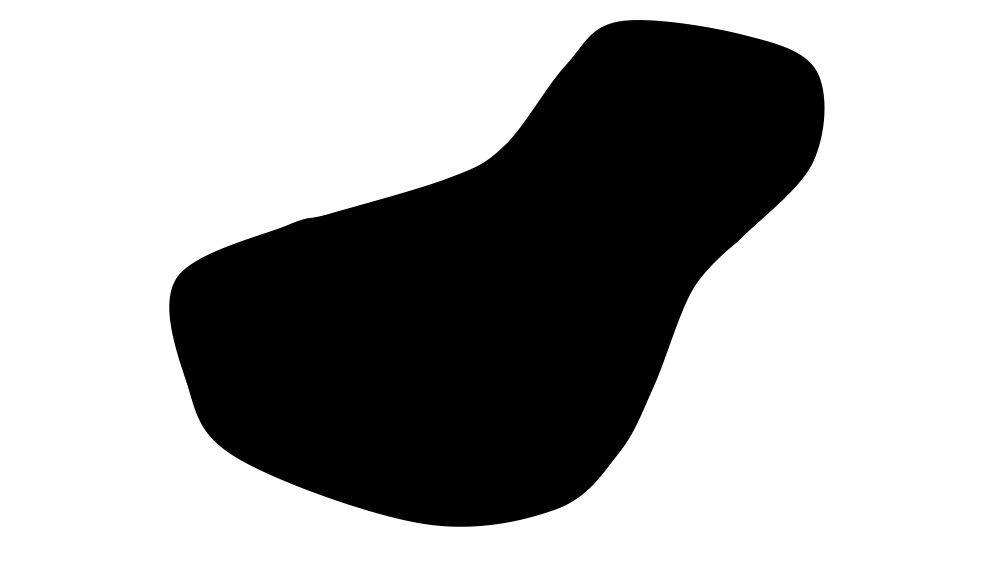
#> input picture images/figure1.png, 4000 x 2250 px, found by its file name (shown at 1/4 size)
$ python opencv_Moments.py
#> lines starting #> are read from the running program, lines starting #| are printed output that depends on the picture; after the words box and inside, x2 and y2 are one past the last pixel; in counts of white or black regions, pixels touching at a corner belong together; long printed decimals are rounded
import cv2
import numpy as np

# ---------------------------------------------------------------
# 1. Load image
# ---------------------------------------------------------------
# Read the image from disk (BGR format)
img = cv2.imread('images/figure1.png')
#> img is the input picture: shape (2250, 4000, 3); min 0, max 255, mean 168.8
assert img is not None, "Error: Image not found!"

# Resize image to a fixed size for consistency
img = cv2.resize(img, (640, 480))
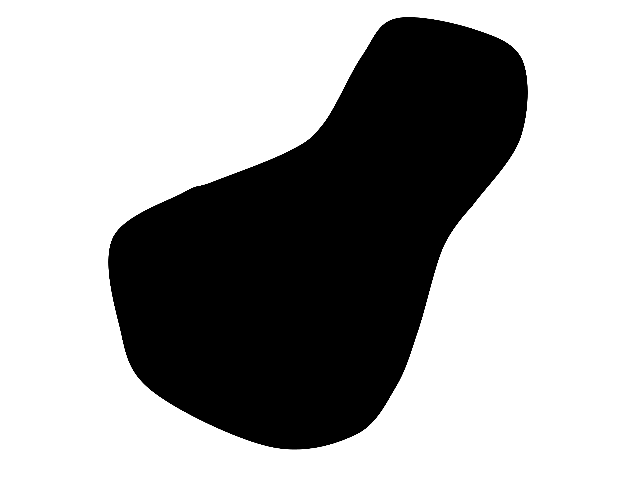
#> img: shape (480, 640, 3); min 0, max 255, mean 168.8


# ---------------------------------------------------------------
# 2. Convert to grayscale
# ---------------------------------------------------------------
# Moments are usually computed on binary or grayscale images
gray = cv2.cvtColor(img, cv2.COLOR_BGR2GRAY)


# ---------------------------------------------------------------
# 3. Binary thresholding
# ---------------------------------------------------------------
# Convert image to binary:
# - Objects become white (255)
# - Background becomes black (0)
# THRESH_BINARY_INV is used to detect dark shapes on light background
_, thresh = cv2.threshold(gray, 0, 255, cv2.THRESH_BINARY_INV)
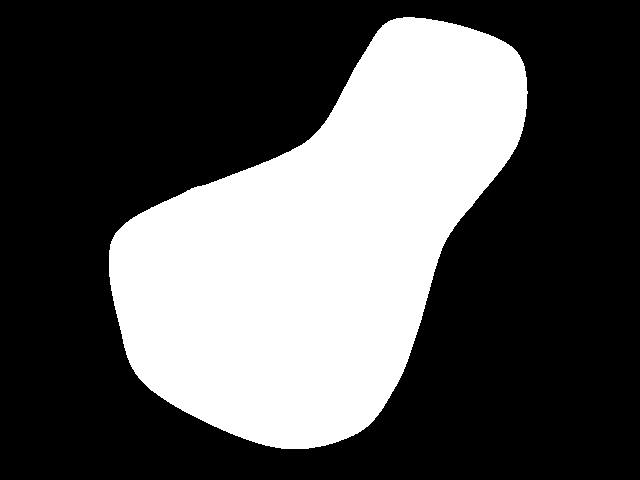
#> thresh: shape (480, 640); 33.7% white; 1 white region, box (x1, y1, x2, y2) and area: (109, 17, 528, 449) 103590


# ---------------------------------------------------------------
# 4. Compute raw spatial moments
# ---------------------------------------------------------------
# Moments describe the spatial distribution of white pixels
moments = cv2.moments(thresh)
#> moments = moments, m00 26415450, centre m10/m00, m01/m00 = (320.4, 244.8)


# ---------------------------------------------------------------
# 5. Compute centroid from moments
# ---------------------------------------------------------------
# Centroid formulas:
# cx = m10 / m00
# cy = m01 / m00
# m00 corresponds to the object area
if moments["m00"] != 0:
    cx = int(moments["m10"] / moments["m00"])
#> cx = 320
    cy = int(moments["m01"] / moments["m00"])
#> cy = 244
else:
    cx, cy = 0, 0  # Safety check (no object detected)


# ---------------------------------------------------------------
# 6. Draw centroid and reference axes
# ---------------------------------------------------------------
# Copy original image for visualization
img_with_centroid = img.copy()

# Draw centroid (red dot)
cv2.circle(img_with_centroid, (cx, cy), 5, (0, 0, 255), -1)
#> img_with_centroid: shape (480, 640, 3); 0.03% of pixels changed, all inside (x1, y1, x2, y2) = (315, 239, 326, 250)

# Draw reference lines to visualize centroid position
# Vertical line (Y-axis reference)
cv2.line(img_with_centroid, (cx, 0), (cx, cy), (255, 0, 0), 1)

# Horizontal line (X-axis reference)
cv2.line(img_with_centroid, (0, cy), (cx, cy), (255, 0, 0), 1)

# Label centroid coordinates
cv2.putText(
    img_with_centroid,
    f"Centroid: ({cx}, {cy})",
    (cx + 10, cy - 10),
    cv2.FONT_HERSHEY_SIMPLEX,
    0.5,
    (255, 0, 0),
    1
)
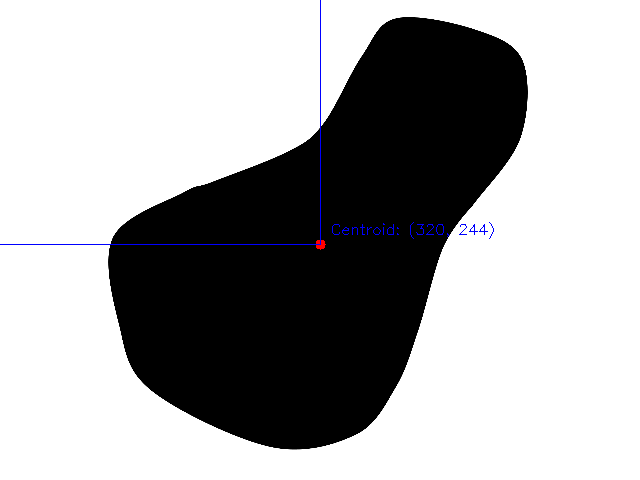
#> img_with_centroid: shape (480, 640, 3); mean B, G, R 169.2, 168.5, 168.5


# ---------------------------------------------------------------
# 7. Display moment values on the image
# ---------------------------------------------------------------
# Show key raw moments:
# - m00: area
# - m10, m01: used to compute centroid
info_x = 350
info_y = 430
line_spacing = 20

moment_texts = [
    f"m00 (Area): {moments['m00']:.2e}",
    f"m10: {moments['m10']:.2e}",
    f"m01: {moments['m01']:.2e}"
]
#> moment_texts = ['m00 (Area): 2.64e+07', 'm10: 8.46e+09', 'm01: 6.47e+09']

for i, text in enumerate(moment_texts):
    cv2.putText(
        img_with_centroid,
        text,
        (info_x, info_y + i * line_spacing),
        cv2.FONT_HERSHEY_SIMPLEX,
        0.5,
        (255, 0, 0),
        1
    )
#> this loop made 3 passes
#> text on passes 1 to 3: 'm00 (Area): 2.64e+07', 'm10: 8.46e+09', 'm01: 6.47e+09'
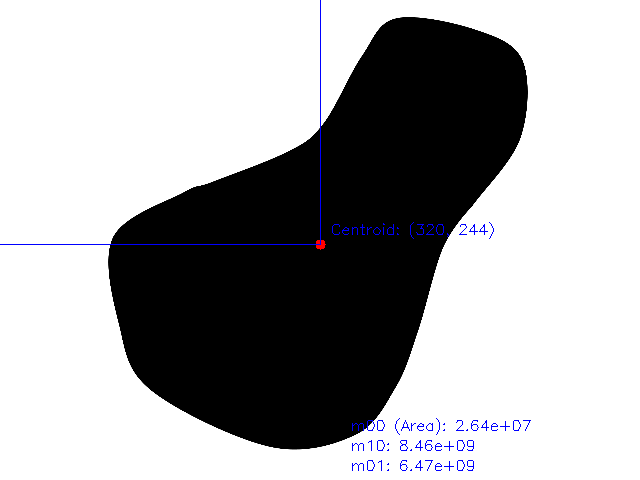
#> img_with_centroid: shape (480, 640, 3); 0.29% of pixels changed, all inside (x1, y1, x2, y2) = (352, 418, 531, 471)


# ---------------------------------------------------------------
# 8. Display results using OpenCV windows
# ---------------------------------------------------------------
cv2.imshow("Original Image + Centroid + Moments", img_with_centroid)
cv2.imshow("Thresholded Image", thresh)


# ---------------------------------------------------------------
# 9. Print moments to terminal (for inspection)
# ---------------------------------------------------------------
print("\n--- Raw Spatial Moments ---")
print(f"m00 (Area): {moments['m00']}")
#| m00 (Area): 26415450.0
print(f"m10: {moments['m10']}")
#| m10: 8462719935.0
print(f"m01: {moments['m01']}")
#| m01: 6467503290.0

print("\n--- Central Moments (Shape-related) ---")
print(f"mu20: {moments['mu20']}")
#| mu20: 272789434718.0189
print(f"mu02: {moments['mu02']}")
#| mu02: 300815870401.763
print(f"mu11: {moments['mu11']}")
#| mu11: -158674363925.1797


# ---------------------------------------------------------------
# 10. Wait and clean up
# ---------------------------------------------------------------
cv2.waitKey(0)
cv2.destroyAllWindows()

$ run again, with images/figure2.png copied over images/figure1.png
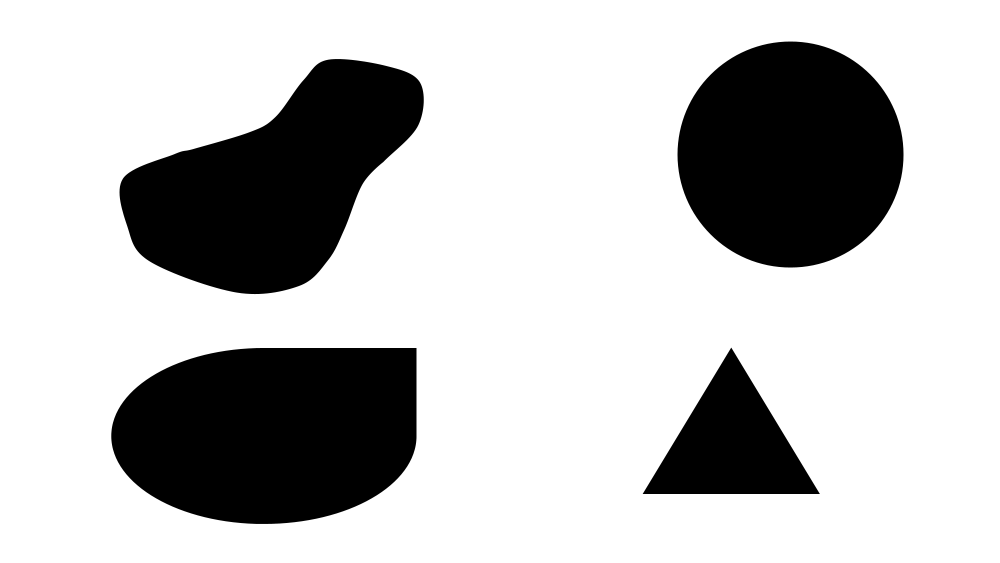
#> input picture images/figure2.png, 4000 x 2250 px, found by its file name (shown at 1/4 size)
#> img is the input picture: shape (2250, 4000, 3); min 0, max 255, mean 191.9
#> img: shape (480, 640, 3)
#> `_, thresh = cv2.threshold(gray, 0, 255, cv2.THRESH_BINARY_INV)`:
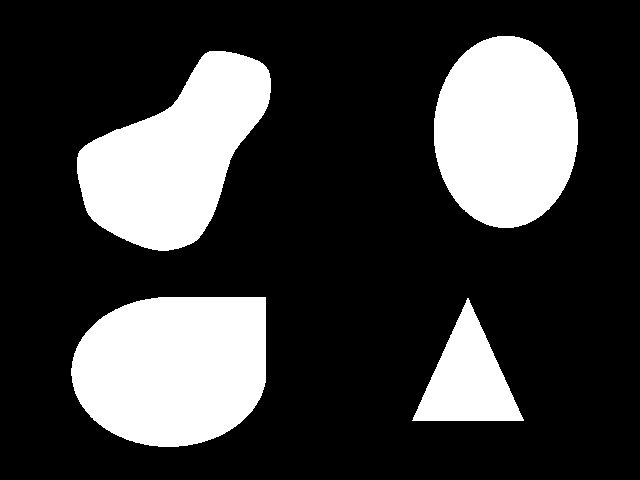
#> thresh: shape (480, 640); 24.6% white; 4 white regions, box (x1, y1, x2, y2) and area: (71, 297, 266, 447) 24488, (77, 51, 271, 251) 22238, (434, 36, 578, 228) 21798, (412, 298, 524, 421) 6967
#> moments = moments, m00 19250205, centre m10/m00, m01/m00 = (296.7, 238.1)
#> cx = 296
#> cy = 238
#> moment_texts = ['m00 (Area): 1.93e+07', 'm10: 5.71e+09', 'm01: 4.58e+09']
#> the loop `for i, text in enumerate(moment_texts):` made 3 passes
#> text on passes 1 to 3: 'm00 (Area): 1.93e+07', 'm10: 5.71e+09', 'm01: 4.58e+09'
#> after the loop `for i, text in enumerate(moment_texts):`:
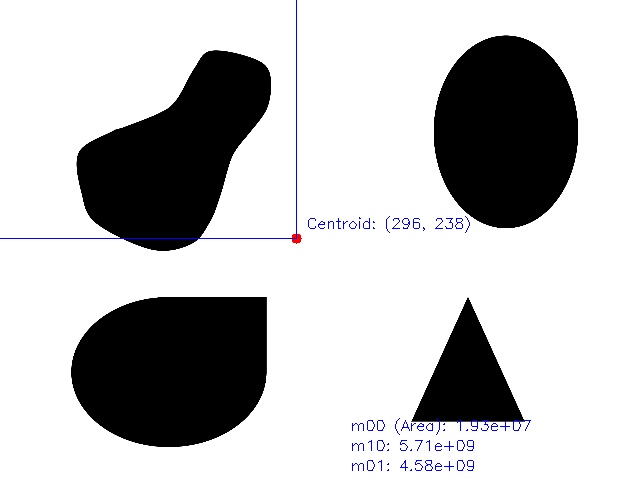
#> img_with_centroid: shape (480, 640, 3); mean B, G, R 191.9, 190.5, 190.5
#| m00 (Area): 19250205.0
#| m10: 5711837565.0
#| m01: 4584326760.0
#| mu20: 510655293196.7378
#| mu02: 279969792755.058
#| mu11: -133031034547.891
